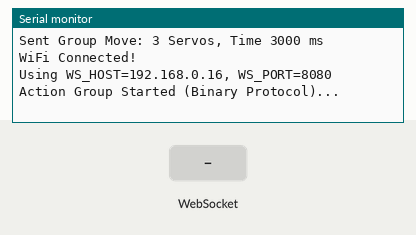
Bench run of a sketch on a simulated ESP32. On the bench: the last lines printed to the serial monitor. The inputs (shaded band) are chosen by the test bench. WiFi joins after 1.5 s; servers stay silent unless stated; EEPROM starts erased.

Above: at 7.7 s.
7.8 s: WebSocket text "weight" received
At 8.6 s:
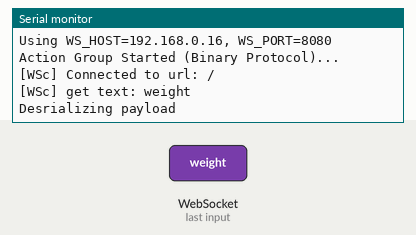
9.3 s: WebSocket text "master" received
At 9.8 s:
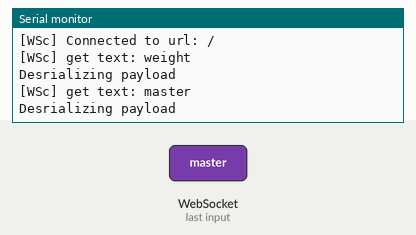
10.8 s: WebSocket text "0" received
At 12.1 s:
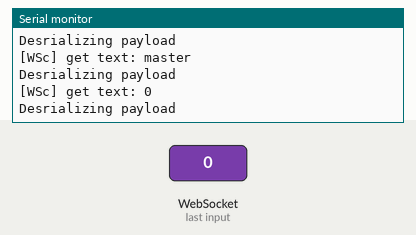

The sketch:

servo-esp32.ino
```cpp
/*esp32-lsc16 ok */
#include <Arduino.h>
#include <Wire.h>
#include <WiFi.h>
#include <WiFiManager.h>
#include <WiFiClientSecure.h>
#include <WebSocketsClient.h>
#include <ArduinoJson.h>
#include <Preferences.h>   // <<<<<< 新增
#define RXD2 16
#define TXD2 17

// LSC-16 二進位協議常數
#define FRAME_HEADER            0x55
#define CMD_SERVO_MOVE          0x03


// [NEW] 請在此設定您的 WebSocket 伺服器位址
// ==============================================================
WebSocketsClient webSocket;
char  WS_HOST[40] = "192.168.0.16";
int   WS_PORT = 8080;
const char* WS_PATH = "";                       // 伺服器上的路徑
// ==============================================================

Preferences prefs;  // <<<<<< 新增

//arduinoJson
// ==============================================================
JsonDocument doc;
// ==============================================================


// 定義一個結構來存放馬達資訊
struct LobotServo {
  uint8_t  ID;       // 馬達編號
  uint16_t Position; // 目標位置
};

//函數初始話
void webSocketEvent(WStype_t ,uint8_t* ,size_t);
void moveServos(LobotServo[], uint8_t, uint16_t);
void ActionGroup();
void resetAction();

void setup() {
  Serial.begin(115200);
  Serial2.begin(9600, SERIAL_8N1, RXD2, TXD2);
  resetAction();\
  WiFiManager wm;
  wm.setConfigPortalTimeout(180);

  // --- 先讀取已保存的 WS 設定 ---
  prefs.begin("smartscale", false);
  String savedHost = prefs.getString("ws_host", "192.168.0.16");
  int savedPort    = prefs.getInt("ws_port", 8080);
  strlcpy(WS_HOST, savedHost.c_str(), sizeof(WS_HOST));
  WS_PORT = savedPort;

  // 加入可輸入 WS Host/IP 與 Port
  WiFiManagerParameter p_ws_host("ws_host", "WS Host / IP", WS_HOST, 39);
  char portBuf[8];
  snprintf(portBuf, sizeof(portBuf), "%d", WS_PORT);
  WiFiManagerParameter p_ws_port("ws_port", "WS Port", portBuf, 7);
  wm.addParameter(&p_ws_host);
  wm.addParameter(&p_ws_port);

  //開器設定wifi 網頁;
  if(!wm.autoConnect("Motor-ESP32","12345678")){
    Serial.println("AP:Motor-ESP32");
    Serial.println("PW:12345678");
  }

  Serial.println("WiFi Connected!");
  delay(1000);

  // 既然您測試成功的是這一段，請保持 9600
  // Serial.print("Connect Ws:");
  // 取回使用者輸入 + 防呆 + 存入 NVS
  strlcpy(WS_HOST, p_ws_host.getValue(), sizeof(WS_HOST));
  WS_PORT = atoi(p_ws_port.getValue());

  if (strlen(WS_HOST) == 0) strlcpy(WS_HOST, "192.168.0.16", sizeof(WS_HOST));
  if (WS_PORT <= 0 || WS_PORT > 65535) WS_PORT = 8080;

  prefs.putString("ws_host", WS_HOST);
  prefs.putInt("ws_port", WS_PORT);
  prefs.end();
  Serial.printf("Using WS_HOST=%s, WS_PORT=%d\n", WS_HOST, WS_PORT);

  webSocket.begin(WS_HOST, WS_PORT, WS_PATH);

  // 註冊事件處理函式
  webSocket.onEvent(webSocketEvent);
  // 設定自動重連間隔 (例如 5000ms)
  webSocket.setReconnectInterval(5000);
  // 建立網路任務 (與前版相同，但任務內容已不同)
  // xTaskCreatePinnedToCore(networkTask, "Network Task", 8192, NULL, 1, NULL, 0);

  Serial.println("Action Group Started (Binary Protocol)...");
  delay(1000);
}

// ---------------------------------------------------------
// 核心功能：一次控制多個馬達 (翻譯成二進位碼)
// ---------------------------------------------------------
void moveServos(LobotServo servos[], uint8_t Num, uint16_t Time) {
  uint8_t buf[128]; // 緩衝區

  if (Num > 32) Num = 32; // 限制最大數量
  if (Time < 0) Time = 0;

  // 1. 建立封包頭
  buf[0] = FRAME_HEADER;  // 0x55
  buf[1] = FRAME_HEADER;  // 0x55
  buf[2] = Num * 3 + 5;   // 資料長度 (每個馬達3bytes + 5個固定bytes)
  buf[3] = CMD_SERVO_MOVE;// 指令 0x03
  buf[4] = Num;           // 馬達數量
  buf[5] = (uint8_t)(Time & 0xFF);        // 時間低位
  buf[6] = (uint8_t)((Time >> 8) & 0xFF); // 時間高位

  // 2. 填入每個馬達的 ID 和 位置
  uint8_t index = 7;
  for (uint8_t i = 0; i < Num; i++) {
    buf[index++] = servos[i].ID;
    buf[index++] = (uint8_t)(servos[i].Position & 0xFF);
    buf[index++] = (uint8_t)((servos[i].Position >> 8) & 0xFF);
  }

  // 3. 發送二進位資料
  Serial2.write(buf, buf[2] + 2);

  Serial.printf("Sent Group Move: %d Servos, Time %d ms\n", Num, Time);
}

void ActionGroup(){
  // LobotServo step1[] = { {0, 1500}, {3, 1500}, {15, 1500} };
  // moveServos(step1, 3, 3000);
  // delay(3000); // 等待動作完成

  // --- 動作 2 (對應截圖 Index 2) ---
  // 時間: 1000ms
  // ID0->1500, ID3->1752, ID15->1500
  LobotServo step2[] = { {0, 1500}, {3, 1752}, {15, 1500} };
  moveServos(step2, 3, 1000);
  delay(1000);

  // --- 動作 3 (對應截圖 Index 3) ---
  // 時間: 2500ms
  // 位置不變 (停留等待)，但我們還是發送指令鎖定位置
  LobotServo step3[] = { {0, 1500}, {3, 1752}, {15, 1500} };
  moveServos(step3, 3, 4500);
  delay(4500);
  LobotServo step4[] = { {0, 1500}, {3, 1500}, {15, 1500} };
  moveServos(step4, 3, 500);
  delay(500);

  // --- 動作 4 (對應截圖 Index 4) ---
  // 時間: 1500ms
  // ID0->2000, ID3->1511, ID15->1000
  LobotServo step5[] = { {0, 2000}, {3, 1511}, {15, 1000} };
  moveServos(step5, 3, 1500);
  delay(1500);
}
//歸零
void resetAction(){
  LobotServo step1[] = { {0, 1500}, {3, 1500}, {15, 1500} };
  moveServos(step1, 3, 3000);
  delay(3000); // 等待動作完成
}


// ==================== [ NEW ] ====================
// [NEW] WebSocket 事件處理函式
void webSocketEvent(WStype_t type, uint8_t * payload, size_t length) {
  switch (type) {
    case WStype_DISCONNECTED:
      Serial.printf("[WSc] Disconnected!\n");
      break;
    case WStype_CONNECTED:
      Serial.printf("[WSc] Connected to url: %s\n", payload);
      break;
    case WStype_TEXT:
      Serial.printf("[WSc] get text: %s\n", payload);
      Serial.println("Desrializing payload");
      deserializeJson(doc, payload);
      // [可選] 在這裡處理從伺服器收到的指令
      if(doc["type"] == "weight" && doc["p"] == "master"){
        Serial.println("Master send weight");
        String data = doc["data"].as<String>();
        if(data.toInt()>0){
          ActionGroup();
        }else if(data.toInt()<=0){
          resetAction();
        }
      }
      /*
        "type": "weight",
        "data": "00.0",
        "p": "master"
      */

      break;
    case WStype_BIN:
      Serial.printf("[WSc] get binary length: %u\n", length);
      break;
    case WStype_ERROR:
    case WStype_FRAGMENT_TEXT_START:
    case WStype_FRAGMENT_BIN_START:
    case WStype_FRAGMENT:
    case WStype_FRAGMENT_FIN:
      break;
  }
}

void loop() {
  webSocket.loop();
  // // --- 動作 1 (對應截圖 Index 1) ---
  // // 時間: 3000ms
  // // ID0->1500, ID3->1500, ID15->1500
  // LobotServo step1[] = { {0, 1500}, {12, 1500}, {15, 1500} };
  // moveServos(step1, 3, 3000);
  // delay(3000); // 等待動作完成

  // // --- 動作 2 (對應截圖 Index 2) ---
  // // 時間: 1000ms
  // // ID0->1500, ID3->1752, ID15->1500
  // LobotServo step2[] = { {0, 1500}, {12, 1752}, {15, 1500} };
  // moveServos(step2, 3, 1000);
  // delay(1000);

  // // --- 動作 3 (對應截圖 Index 3) ---
  // // 時間: 2500ms
  // // 位置不變 (停留等待)，但我們還是發送指令鎖定位置
  // LobotServo step3[] = { {0, 1500}, {12, 1752}, {15, 1500} };
  // moveServos(step3, 3, 2500);
  // delay(2500);

  // // --- 動作 4 (對應截圖 Index 4) ---
  // // 時間: 1500ms
  // // ID0->2000, ID3->1511, ID15->1000
  // LobotServo step4[] = { {0, 2000}, {12, 1511}, {15, 1000} };
  // moveServos(step4, 3, 1500);
  // delay(1500);

  // 動作結束，休息一下重跑
}
```

Measured:
- after the input at 7.8 s, the serial monitor: prints a new line at once (image 1)
- after the input at 9.3 s, the serial monitor: prints a new line at once (image 2)
- after the input at 10.8 s, the serial monitor: prints a new line at once (image 3)
